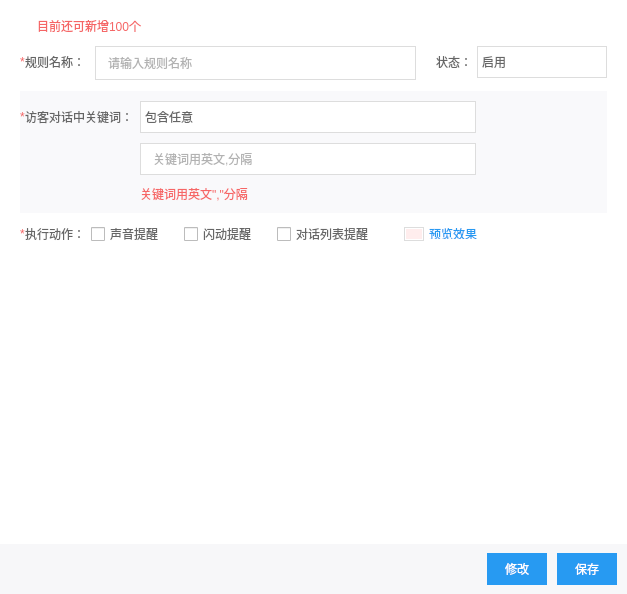
<?xml version="1.0" encoding="UTF-8"?>
<ui version="4.0">
 <class>UIYL_ManRobotRuleSettingWidget_KeyPrompt</class>
 <widget class="QWidget" name="UIYL_ManRobotRuleSettingWidget_KeyPrompt">
  <property name="geometry">
   <rect>
    <x>0</x>
    <y>0</y>
    <width>627</width>
    <height>594</height>
   </rect>
  </property>
  <property name="windowTitle">
   <string>对话中访客关键词提醒-规则</string>
  </property>
  <property name="styleSheet">
   <string notr="true"/>
  </property>
  <layout class="QVBoxLayout" name="verticalLayout">
   <property name="spacing">
    <number>0</number>
   </property>
   <property name="margin" stdset="0">
    <number>0</number>
   </property>
   <item>
    <widget class="QWidget" name="widget_bg" native="true">
     <property name="sizePolicy">
      <sizepolicy hsizetype="Preferred" vsizetype="Preferred">
       <horstretch>0</horstretch>
       <verstretch>0</verstretch>
      </sizepolicy>
     </property>
     <property name="styleSheet">
      <string notr="true"/>
     </property>
     <layout class="QVBoxLayout" name="verticalLayout_2">
      <property name="spacing">
       <number>0</number>
      </property>
      <property name="margin" stdset="0">
       <number>0</number>
      </property>
      <item>
       <widget class="QWidget" name="widget_content" native="true">
        <property name="styleSheet">
         <string notr="true"/>
        </property>
        <layout class="QVBoxLayout" name="verticalLayout_3">
         <property name="spacing">
          <number>0</number>
         </property>
         <property name="margin" stdset="0">
          <number>0</number>
         </property>
         <item>
          <widget class="QScrollArea" name="m_scrollArea_content">
           <property name="styleSheet">
            <string notr="true">QScrollArea
{
    border: 0px;
    background-color: rgba(255, 255, 255, 0);
}
QScrollBar:vertical
{
    border: none;
	border-radius: 4px;
    background: #e5e5e5;
    width: 8px;
    margin: 0px 0 0px 0;
}
QScrollBar::handle:vertical
{
    background: #bfbfbf;
    min-height: 20px;
    border-radius: 4px;
    border: none;
}
QScrollBar::handle:vertical:hover
{
    background: #808080;
    min-height: 20px;
    border-radius: 4px;
    border: none;
}
QScrollBar::add-line:vertical
{
    border: 0px solid grey;
    background: #32CC99;
    height: 0px;
    subcontrol-position: bottom;
    subcontrol-origin: margin;
}
QScrollBar::sub-line:vertical
{
    border: 0px solid grey;
    background: #32CC99;
    height: 0px;
    subcontrol-position: top;
    subcontrol-origin: margin;
}
QScrollBar::add-page:vertical, QScrollBar::sub-page:vertical
{
    background: none;
    width: 0px;
    height: 0px;
}
</string>
           </property>
           <property name="horizontalScrollBarPolicy">
            <enum>Qt::ScrollBarAlwaysOff</enum>
           </property>
           <property name="widgetResizable">
            <bool>true</bool>
           </property>
           <widget class="QWidget" name="scrollAreaWidgetContents">
            <property name="geometry">
             <rect>
              <x>0</x>
              <y>0</y>
              <width>627</width>
              <height>544</height>
             </rect>
            </property>
            <property name="styleSheet">
             <string notr="true">QWidget#scrollAreaWidgetContents
{
	background-color: rgb(255, 255, 255);
}</string>
            </property>
            <layout class="QVBoxLayout" name="verticalLayout_4">
             <property name="spacing">
              <number>0</number>
             </property>
             <property name="margin" stdset="0">
              <number>20</number>
             </property>
             <item>
              <widget class="QWidget" name="m_widget_1_addConut" native="true">
               <property name="minimumSize">
                <size>
                 <width>0</width>
                 <height>26</height>
                </size>
               </property>
               <property name="maximumSize">
                <size>
                 <width>16777215</width>
                 <height>26</height>
                </size>
               </property>
               <layout class="QVBoxLayout" name="verticalLayout_5">
                <property name="spacing">
                 <number>0</number>
                </property>
                <property name="leftMargin">
                 <number>0</number>
                </property>
                <property name="topMargin">
                 <number>0</number>
                </property>
                <property name="rightMargin">
                 <number>0</number>
                </property>
                <property name="bottomMargin">
                 <number>14</number>
                </property>
                <item>
                 <widget class="QWidget" name="widget" native="true">
                  <layout class="QHBoxLayout" name="horizontalLayout_2">
                   <property name="spacing">
                    <number>5</number>
                   </property>
                   <property name="margin" stdset="0">
                    <number>0</number>
                   </property>
                   <item>
                    <widget class="QLabel" name="label">
                     <property name="minimumSize">
                      <size>
                       <width>12</width>
                       <height>12</height>
                      </size>
                     </property>
                     <property name="maximumSize">
                      <size>
                       <width>12</width>
                       <height>12</height>
                      </size>
                     </property>
                     <property name="styleSheet">
                      <string notr="true">border-image: url(:/YL/Resources/YL/Robot/icon_addCount.png);</string>
                     </property>
                     <property name="text">
                      <string/>
                     </property>
                    </widget>
                   </item>
                   <item>
                    <widget class="QLabel" name="m_label_addCount">
                     <property name="styleSheet">
                      <string notr="true">font: 12px &quot;微软雅黑&quot;;
color: #F56565;</string>
                     </property>
                     <property name="text">
                      <string>目前还可新增100个</string>
                     </property>
                    </widget>
                   </item>
                   <item>
                    <spacer name="horizontalSpacer_2">
                     <property name="orientation">
                      <enum>Qt::Horizontal</enum>
                     </property>
                     <property name="sizeHint" stdset="0">
                      <size>
                       <width>40</width>
                       <height>20</height>
                      </size>
                     </property>
                    </spacer>
                   </item>
                  </layout>
                 </widget>
                </item>
               </layout>
              </widget>
             </item>
             <item>
              <widget class="QWidget" name="widget_2_ruleName" native="true">
               <property name="minimumSize">
                <size>
                 <width>0</width>
                 <height>45</height>
                </size>
               </property>
               <property name="maximumSize">
                <size>
                 <width>16777215</width>
                 <height>45</height>
                </size>
               </property>
               <property name="styleSheet">
                <string notr="true"/>
               </property>
               <layout class="QHBoxLayout" name="horizontalLayout_3">
                <property name="spacing">
                 <number>0</number>
                </property>
                <property name="leftMargin">
                 <number>0</number>
                </property>
                <property name="topMargin">
                 <number>0</number>
                </property>
                <property name="rightMargin">
                 <number>0</number>
                </property>
                <property name="bottomMargin">
                 <number>13</number>
                </property>
                <item>
                 <widget class="QLabel" name="label_4">
                  <property name="styleSheet">
                   <string notr="true">font: 12px &quot;微软雅黑&quot;;
color: #F56565;</string>
                  </property>
                  <property name="text">
                   <string>*</string>
                  </property>
                 </widget>
                </item>
                <item>
                 <widget class="QLabel" name="label_2">
                  <property name="styleSheet">
                   <string notr="true">font: 12px &quot;微软雅黑&quot;;
color: #656565;</string>
                  </property>
                  <property name="text">
                   <string>规则名称：</string>
                  </property>
                 </widget>
                </item>
                <item>
                 <spacer name="horizontalSpacer_3">
                  <property name="orientation">
                   <enum>Qt::Horizontal</enum>
                  </property>
                  <property name="sizeType">
                   <enum>QSizePolicy::Fixed</enum>
                  </property>
                  <property name="sizeHint" stdset="0">
                   <size>
                    <width>10</width>
                    <height>20</height>
                   </size>
                  </property>
                 </spacer>
                </item>
                <item>
                 <widget class="QLineEdit" name="m_edit_ruleName">
                  <property name="minimumSize">
                   <size>
                    <width>0</width>
                    <height>34</height>
                   </size>
                  </property>
                  <property name="maximumSize">
                   <size>
                    <width>16777215</width>
                    <height>34</height>
                   </size>
                  </property>
                  <property name="styleSheet">
                   <string notr="true">QLineEdit
{
border: 1px solid #DDDDDD;
padding-left: 10px;
padding-right: 10px;
font: 12px &quot;微软雅黑&quot;;
color: #656565;
}</string>
                  </property>
                  <property name="placeholderText">
                   <string>请输入规则名称</string>
                  </property>
                 </widget>
                </item>
                <item>
                 <spacer name="horizontalSpacer_4">
                  <property name="orientation">
                   <enum>Qt::Horizontal</enum>
                  </property>
                  <property name="sizeType">
                   <enum>QSizePolicy::Fixed</enum>
                  </property>
                  <property name="sizeHint" stdset="0">
                   <size>
                    <width>20</width>
                    <height>20</height>
                   </size>
                  </property>
                 </spacer>
                </item>
                <item>
                 <widget class="QLabel" name="label_3">
                  <property name="minimumSize">
                   <size>
                    <width>31</width>
                    <height>0</height>
                   </size>
                  </property>
                  <property name="maximumSize">
                   <size>
                    <width>31</width>
                    <height>16777215</height>
                   </size>
                  </property>
                  <property name="styleSheet">
                   <string notr="true">font: 12px &quot;微软雅黑&quot;;
color: #656565;</string>
                  </property>
                  <property name="text">
                   <string>状态：</string>
                  </property>
                 </widget>
                </item>
                <item>
                 <spacer name="horizontalSpacer_5">
                  <property name="orientation">
                   <enum>Qt::Horizontal</enum>
                  </property>
                  <property name="sizeType">
                   <enum>QSizePolicy::Fixed</enum>
                  </property>
                  <property name="sizeHint" stdset="0">
                   <size>
                    <width>10</width>
                    <height>20</height>
                   </size>
                  </property>
                 </spacer>
                </item>
                <item>
                 <widget class="QComboBox" name="m_comb_ruleState">
                  <property name="minimumSize">
                   <size>
                    <width>130</width>
                    <height>32</height>
                   </size>
                  </property>
                  <property name="maximumSize">
                   <size>
                    <width>130</width>
                    <height>32</height>
                   </size>
                  </property>
                  <property name="styleSheet">
                   <string notr="true">QComboBox
{
border:1px solid #dddddd;
font: 12px &quot;微软雅黑&quot;;
color: #666666;
}
QComboBox::drop-down
{
width: 20px;
border: 0px;
}
QComboBox::down-arrow
{
width:20px;
height:30px;
image: url(:/YL/Resources/YL/Robot/icon_arrow.png);
padding-right: 10px;
}

QComboBox QAbstractItemView
{
border:0px;
outline: 0;
font: 12px &quot;微软雅黑&quot;;
color: #666666;
background-color: rgb(255, 255, 255);
}
QComboBox QAbstractItemView::item
{
height:26px;
}
QComboBox QAbstractItemView::item:hover
{
color: rgb(116, 116, 116);
background-color: rgb(230, 242, 255);
}
QComboBox QAbstractItemView::item:selected
{
color: rgb(116, 116, 116);
background-color: rgb(230, 242, 255); 
}
QComboBox QAbstractScrollArea QScrollBar:vertical
{
background-color: #d0d2d4;
}
</string>
                  </property>
                  <item>
                   <property name="text">
                    <string>启用</string>
                   </property>
                  </item>
                  <item>
                   <property name="text">
                    <string>关闭</string>
                   </property>
                  </item>
                 </widget>
                </item>
               </layout>
              </widget>
             </item>
             <item>
              <widget class="QWidget" name="widget_conditionOneBg" native="true">
               <property name="sizePolicy">
                <sizepolicy hsizetype="Preferred" vsizetype="Preferred">
                 <horstretch>0</horstretch>
                 <verstretch>0</verstretch>
                </sizepolicy>
               </property>
               <property name="styleSheet">
                <string notr="true">QWidget#widget_conditionOneBg
{
background-color: #F9F9FB;
}</string>
               </property>
               <layout class="QVBoxLayout" name="verticalLayout_9">
                <property name="spacing">
                 <number>0</number>
                </property>
                <property name="leftMargin">
                 <number>0</number>
                </property>
                <property name="topMargin">
                 <number>10</number>
                </property>
                <property name="rightMargin">
                 <number>10</number>
                </property>
                <property name="bottomMargin">
                 <number>10</number>
                </property>
                <item>
                 <widget class="QWidget" name="widget_searchKey" native="true">
                  <property name="styleSheet">
                   <string notr="true">QWidget#widget_searchKey
{
background-color: rgba(255, 255, 255, 0);
}
</string>
                  </property>
                  <layout class="QHBoxLayout" name="horizontalLayout_11">
                   <property name="spacing">
                    <number>0</number>
                   </property>
                   <property name="margin" stdset="0">
                    <number>0</number>
                   </property>
                   <item>
                    <widget class="QWidget" name="widget_12" native="true">
                     <property name="minimumSize">
                      <size>
                       <width>120</width>
                       <height>0</height>
                      </size>
                     </property>
                     <property name="maximumSize">
                      <size>
                       <width>120</width>
                       <height>16777215</height>
                      </size>
                     </property>
                     <property name="layoutDirection">
                      <enum>Qt::LeftToRight</enum>
                     </property>
                     <property name="styleSheet">
                      <string notr="true">QWidget#widget_12
{
	background-color: rgba(255, 255, 255, 0);
}</string>
                     </property>
                     <layout class="QVBoxLayout" name="verticalLayout_6">
                      <property name="spacing">
                       <number>0</number>
                      </property>
                      <property name="margin" stdset="0">
                       <number>0</number>
                      </property>
                      <item>
                       <widget class="QWidget" name="widget_3" native="true">
                        <property name="minimumSize">
                         <size>
                          <width>0</width>
                          <height>32</height>
                         </size>
                        </property>
                        <property name="maximumSize">
                         <size>
                          <width>16777215</width>
                          <height>32</height>
                         </size>
                        </property>
                        <layout class="QHBoxLayout" name="horizontalLayout_4">
                         <property name="spacing">
                          <number>0</number>
                         </property>
                         <property name="margin" stdset="0">
                          <number>0</number>
                         </property>
                         <item>
                          <widget class="QLabel" name="label_6">
                           <property name="minimumSize">
                            <size>
                             <width>5</width>
                             <height>0</height>
                            </size>
                           </property>
                           <property name="maximumSize">
                            <size>
                             <width>5</width>
                             <height>16777215</height>
                            </size>
                           </property>
                           <property name="styleSheet">
                            <string notr="true">font: 12px &quot;微软雅黑&quot;;
color: #F56565;</string>
                           </property>
                           <property name="text">
                            <string>*</string>
                           </property>
                          </widget>
                         </item>
                         <item>
                          <widget class="QLabel" name="label_5">
                           <property name="styleSheet">
                            <string notr="true">font: 12px &quot;微软雅黑&quot;;
color: #656565;</string>
                           </property>
                           <property name="text">
                            <string>访客对话中关键词：</string>
                           </property>
                           <property name="alignment">
                            <set>Qt::AlignLeading|Qt::AlignLeft|Qt::AlignVCenter</set>
                           </property>
                          </widget>
                         </item>
                        </layout>
                       </widget>
                      </item>
                      <item>
                       <spacer name="verticalSpacer_2">
                        <property name="orientation">
                         <enum>Qt::Vertical</enum>
                        </property>
                        <property name="sizeHint" stdset="0">
                         <size>
                          <width>20</width>
                          <height>40</height>
                         </size>
                        </property>
                       </spacer>
                      </item>
                     </layout>
                    </widget>
                   </item>
                   <item>
                    <widget class="QWidget" name="widget_search_condition" native="true">
                     <property name="minimumSize">
                      <size>
                       <width>336</width>
                       <height>0</height>
                      </size>
                     </property>
                     <property name="styleSheet">
                      <string notr="true">QWidget#widget_search_condition
{
	background-color: rgba(255, 255, 255, 0);
}</string>
                     </property>
                     <layout class="QVBoxLayout" name="verticalLayout_10">
                      <property name="spacing">
                       <number>10</number>
                      </property>
                      <property name="margin" stdset="0">
                       <number>0</number>
                      </property>
                      <item>
                       <widget class="QComboBox" name="m_comb_containAny">
                        <property name="minimumSize">
                         <size>
                          <width>0</width>
                          <height>32</height>
                         </size>
                        </property>
                        <property name="maximumSize">
                         <size>
                          <width>16777215</width>
                          <height>32</height>
                         </size>
                        </property>
                        <property name="styleSheet">
                         <string notr="true">QComboBox
{
border:1px solid #dddddd;
font: 12px &quot;微软雅黑&quot;;
color: #666666;
}
QComboBox::drop-down
{
width: 20px;
border: 0px;
}
QComboBox::down-arrow
{
width:20px;
height:30px;
image: url(:/YL/Resources/YL/Robot/icon_arrow.png);
padding-right: 10px;
}

QComboBox QAbstractItemView
{
border:0px;
outline: 0;
font: 12px &quot;微软雅黑&quot;;
color: #666666;
background-color: rgb(255, 255, 255);
}
QComboBox QAbstractItemView::item
{
height:26px;
}
QComboBox QAbstractItemView::item:hover
{
color: rgb(116, 116, 116);
background-color: rgb(230, 242, 255);
}
QComboBox QAbstractItemView::item:selected
{
color: rgb(116, 116, 116);
background-color: rgb(230, 242, 255); 
}
QComboBox QAbstractScrollArea QScrollBar:vertical
{
background-color: #d0d2d4;
}
</string>
                        </property>
                        <item>
                         <property name="text">
                          <string>包含任意</string>
                         </property>
                        </item>
                        <item>
                         <property name="text">
                          <string>包含全部</string>
                         </property>
                        </item>
                       </widget>
                      </item>
                      <item>
                       <widget class="QLineEdit" name="m_edit_key">
                        <property name="minimumSize">
                         <size>
                          <width>0</width>
                          <height>32</height>
                         </size>
                        </property>
                        <property name="maximumSize">
                         <size>
                          <width>16777215</width>
                          <height>32</height>
                         </size>
                        </property>
                        <property name="styleSheet">
                         <string notr="true">QLineEdit
{
border: 1px solid #DDDDDD;
padding-left: 10px;
padding-right: 10px;
font: 12px &quot;微软雅黑&quot;;
color: #656565;
}</string>
                        </property>
                        <property name="placeholderText">
                         <string>关键词用英文,分隔</string>
                        </property>
                       </widget>
                      </item>
                      <item>
                       <widget class="QLabel" name="label_11">
                        <property name="styleSheet">
                         <string notr="true">font: 12px &quot;微软雅黑&quot;;
color: #F66666;
background-color: rgba(255, 255, 255, 0);</string>
                        </property>
                        <property name="text">
                         <string>关键词用英文&quot;,&quot;分隔</string>
                        </property>
                       </widget>
                      </item>
                     </layout>
                    </widget>
                   </item>
                   <item>
                    <spacer name="horizontalSpacer_18">
                     <property name="orientation">
                      <enum>Qt::Horizontal</enum>
                     </property>
                     <property name="sizeHint" stdset="0">
                      <size>
                       <width>40</width>
                       <height>20</height>
                      </size>
                     </property>
                    </spacer>
                   </item>
                  </layout>
                 </widget>
                </item>
               </layout>
              </widget>
             </item>
             <item>
              <widget class="QWidget" name="widget_6_performAction" native="true">
               <property name="minimumSize">
                <size>
                 <width>0</width>
                 <height>28</height>
                </size>
               </property>
               <property name="maximumSize">
                <size>
                 <width>16777215</width>
                 <height>28</height>
                </size>
               </property>
               <layout class="QHBoxLayout" name="horizontalLayout_9">
                <property name="spacing">
                 <number>0</number>
                </property>
                <property name="leftMargin">
                 <number>0</number>
                </property>
                <property name="topMargin">
                 <number>14</number>
                </property>
                <property name="rightMargin">
                 <number>0</number>
                </property>
                <property name="bottomMargin">
                 <number>0</number>
                </property>
                <item>
                 <widget class="QLabel" name="label_10">
                  <property name="styleSheet">
                   <string notr="true">font: 12px &quot;微软雅黑&quot;;
color: #F56565;</string>
                  </property>
                  <property name="text">
                   <string>*</string>
                  </property>
                 </widget>
                </item>
                <item>
                 <widget class="QLabel" name="label_9">
                  <property name="minimumSize">
                   <size>
                    <width>56</width>
                    <height>0</height>
                   </size>
                  </property>
                  <property name="maximumSize">
                   <size>
                    <width>56</width>
                    <height>16777215</height>
                   </size>
                  </property>
                  <property name="styleSheet">
                   <string notr="true">font: 12px &quot;微软雅黑&quot;;
color: #656565;</string>
                  </property>
                  <property name="text">
                   <string>执行动作：</string>
                  </property>
                 </widget>
                </item>
                <item>
                 <spacer name="horizontalSpacer_13">
                  <property name="orientation">
                   <enum>Qt::Horizontal</enum>
                  </property>
                  <property name="sizeType">
                   <enum>QSizePolicy::Fixed</enum>
                  </property>
                  <property name="sizeHint" stdset="0">
                   <size>
                    <width>10</width>
                    <height>20</height>
                   </size>
                  </property>
                 </spacer>
                </item>
                <item>
                 <widget class="QCheckBox" name="m_cbox_soundPrompt">
                  <property name="styleSheet">
                   <string notr="true">font: 12px &quot;微软雅黑&quot;;
color: #666666;</string>
                  </property>
                  <property name="text">
                   <string>声音提醒</string>
                  </property>
                  <property name="icon">
                   <iconset resource="../../../../../../../client-webcall-main/src/main/client_resouce/easyliaoclient.qrc">
                    <normaloff>:/YL/Resources/YL/Robot/cbox_soundPrompt.png</normaloff>:/YL/Resources/YL/Robot/cbox_soundPrompt.png</iconset>
                  </property>
                  <property name="iconSize">
                   <size>
                    <width>12</width>
                    <height>10</height>
                   </size>
                  </property>
                 </widget>
                </item>
                <item>
                 <spacer name="horizontalSpacer_14">
                  <property name="orientation">
                   <enum>Qt::Horizontal</enum>
                  </property>
                  <property name="sizeType">
                   <enum>QSizePolicy::Fixed</enum>
                  </property>
                  <property name="sizeHint" stdset="0">
                   <size>
                    <width>20</width>
                    <height>20</height>
                   </size>
                  </property>
                 </spacer>
                </item>
                <item>
                 <widget class="QCheckBox" name="m_cbox_flickerPrompt">
                  <property name="styleSheet">
                   <string notr="true">font: 12px &quot;微软雅黑&quot;;
color: #666666;</string>
                  </property>
                  <property name="text">
                   <string>闪动提醒</string>
                  </property>
                  <property name="icon">
                   <iconset resource="../../../../../../../client-webcall-main/src/main/client_resouce/easyliaoclient.qrc">
                    <normaloff>:/YL/Resources/YL/Robot/cbox_flickerPrompt.png</normaloff>:/YL/Resources/YL/Robot/cbox_flickerPrompt.png</iconset>
                  </property>
                  <property name="iconSize">
                   <size>
                    <width>9</width>
                    <height>12</height>
                   </size>
                  </property>
                 </widget>
                </item>
                <item>
                 <spacer name="horizontalSpacer_15">
                  <property name="orientation">
                   <enum>Qt::Horizontal</enum>
                  </property>
                  <property name="sizeType">
                   <enum>QSizePolicy::Fixed</enum>
                  </property>
                  <property name="sizeHint" stdset="0">
                   <size>
                    <width>20</width>
                    <height>20</height>
                   </size>
                  </property>
                 </spacer>
                </item>
                <item>
                 <widget class="QCheckBox" name="m_cbox_chatListPrompt">
                  <property name="styleSheet">
                   <string notr="true">font: 12px &quot;微软雅黑&quot;;
color: #666666;</string>
                  </property>
                  <property name="text">
                   <string>对话列表提醒</string>
                  </property>
                  <property name="icon">
                   <iconset resource="../../../../../../../client-webcall-main/src/main/client_resouce/easyliaoclient.qrc">
                    <normaloff>:/YL/Resources/YL/Robot/cbox_chatListPrompt.png</normaloff>:/YL/Resources/YL/Robot/cbox_chatListPrompt.png</iconset>
                  </property>
                  <property name="iconSize">
                   <size>
                    <width>12</width>
                    <height>12</height>
                   </size>
                  </property>
                 </widget>
                </item>
                <item>
                 <spacer name="horizontalSpacer_16">
                  <property name="orientation">
                   <enum>Qt::Horizontal</enum>
                  </property>
                  <property name="sizeType">
                   <enum>QSizePolicy::Fixed</enum>
                  </property>
                  <property name="sizeHint" stdset="0">
                   <size>
                    <width>30</width>
                    <height>20</height>
                   </size>
                  </property>
                 </spacer>
                </item>
                <item>
                 <widget class="QWidget" name="widget_2" native="true">
                  <property name="minimumSize">
                   <size>
                    <width>20</width>
                    <height>14</height>
                   </size>
                  </property>
                  <property name="maximumSize">
                   <size>
                    <width>20</width>
                    <height>14</height>
                   </size>
                  </property>
                  <property name="styleSheet">
                   <string notr="true">QWidget#widget_2
{
border: 1px solid #dddddd;
background-color: #ffffff;
}</string>
                  </property>
                  <layout class="QHBoxLayout" name="horizontalLayout_14">
                   <property name="spacing">
                    <number>0</number>
                   </property>
                   <property name="margin" stdset="0">
                    <number>2</number>
                   </property>
                   <item>
                    <widget class="QPushButton" name="m_btn_color">
                     <property name="styleSheet">
                      <string notr="true">QPushButton
{
border: 0px solid #ffffff;
border-radius: 0px;
background-color: #FFEDED;
}</string>
                     </property>
                     <property name="text">
                      <string/>
                     </property>
                     <property name="icon">
                      <iconset resource="../../../../../../../client-webcall-main/src/main/client_resouce/easyliaoclient.qrc">
                       <normaloff>:/YL/Resources/YL/Robot/btn_selectedColor.png</normaloff>:/YL/Resources/YL/Robot/btn_selectedColor.png</iconset>
                     </property>
                    </widget>
                   </item>
                  </layout>
                 </widget>
                </item>
                <item>
                 <spacer name="horizontalSpacer_19">
                  <property name="orientation">
                   <enum>Qt::Horizontal</enum>
                  </property>
                  <property name="sizeType">
                   <enum>QSizePolicy::Fixed</enum>
                  </property>
                  <property name="sizeHint" stdset="0">
                   <size>
                    <width>5</width>
                    <height>20</height>
                   </size>
                  </property>
                 </spacer>
                </item>
                <item>
                 <widget class="QLabel" name="m_label_effect">
                  <property name="minimumSize">
                   <size>
                    <width>48</width>
                    <height>11</height>
                   </size>
                  </property>
                  <property name="maximumSize">
                   <size>
                    <width>48</width>
                    <height>11</height>
                   </size>
                  </property>
                  <property name="styleSheet">
                   <string notr="true">font: 12px &quot;微软雅黑&quot;;
color: #279AF2;</string>
                  </property>
                  <property name="text">
                   <string>预览效果</string>
                  </property>
                 </widget>
                </item>
                <item>
                 <spacer name="horizontalSpacer_12">
                  <property name="orientation">
                   <enum>Qt::Horizontal</enum>
                  </property>
                  <property name="sizeHint" stdset="0">
                   <size>
                    <width>40</width>
                    <height>20</height>
                   </size>
                  </property>
                 </spacer>
                </item>
               </layout>
              </widget>
             </item>
             <item>
              <spacer name="verticalSpacer">
               <property name="orientation">
                <enum>Qt::Vertical</enum>
               </property>
               <property name="sizeHint" stdset="0">
                <size>
                 <width>100</width>
                 <height>100</height>
                </size>
               </property>
              </spacer>
             </item>
             <item>
              <spacer name="verticalSpacer_3">
               <property name="orientation">
                <enum>Qt::Vertical</enum>
               </property>
               <property name="sizeHint" stdset="0">
                <size>
                 <width>20</width>
                 <height>40</height>
                </size>
               </property>
              </spacer>
             </item>
             <item>
              <spacer name="verticalSpacer_4">
               <property name="orientation">
                <enum>Qt::Vertical</enum>
               </property>
               <property name="sizeHint" stdset="0">
                <size>
                 <width>20</width>
                 <height>40</height>
                </size>
               </property>
              </spacer>
             </item>
             <item>
              <spacer name="verticalSpacer_5">
               <property name="orientation">
                <enum>Qt::Vertical</enum>
               </property>
               <property name="sizeHint" stdset="0">
                <size>
                 <width>20</width>
                 <height>40</height>
                </size>
               </property>
              </spacer>
             </item>
            </layout>
           </widget>
          </widget>
         </item>
        </layout>
       </widget>
      </item>
      <item>
       <widget class="QWidget" name="widget_save" native="true">
        <property name="minimumSize">
         <size>
          <width>0</width>
          <height>50</height>
         </size>
        </property>
        <property name="maximumSize">
         <size>
          <width>16777215</width>
          <height>50</height>
         </size>
        </property>
        <property name="styleSheet">
         <string notr="true">QWidget#widget_save
{
background-color: #F7F7F9;
}</string>
        </property>
        <layout class="QHBoxLayout" name="horizontalLayout">
         <property name="spacing">
          <number>10</number>
         </property>
         <property name="leftMargin">
          <number>10</number>
         </property>
         <property name="topMargin">
          <number>0</number>
         </property>
         <property name="rightMargin">
          <number>10</number>
         </property>
         <property name="bottomMargin">
          <number>0</number>
         </property>
         <item>
          <spacer name="horizontalSpacer">
           <property name="orientation">
            <enum>Qt::Horizontal</enum>
           </property>
           <property name="sizeHint" stdset="0">
            <size>
             <width>561</width>
             <height>20</height>
            </size>
           </property>
          </spacer>
         </item>
         <item>
          <widget class="QPushButton" name="m_btn_modify">
           <property name="minimumSize">
            <size>
             <width>60</width>
             <height>32</height>
            </size>
           </property>
           <property name="maximumSize">
            <size>
             <width>60</width>
             <height>32</height>
            </size>
           </property>
           <property name="styleSheet">
            <string notr="true">QPushButton
{
border: 0px;
color: #ffffff;
background-color: #279af2;
}
QPushButton:hover,QPushButton:pressed
{
background-color: #4bb0fe;
}</string>
           </property>
           <property name="text">
            <string>修改</string>
           </property>
          </widget>
         </item>
         <item>
          <widget class="QPushButton" name="m_btn_save">
           <property name="minimumSize">
            <size>
             <width>60</width>
             <height>32</height>
            </size>
           </property>
           <property name="maximumSize">
            <size>
             <width>60</width>
             <height>32</height>
            </size>
           </property>
           <property name="styleSheet">
            <string notr="true">QPushButton
{
border: 0px;
color: #ffffff;
background-color: #279af2;
}
QPushButton:hover,QPushButton:pressed
{
background-color: #4bb0fe;
}</string>
           </property>
           <property name="text">
            <string>保存</string>
           </property>
          </widget>
         </item>
        </layout>
       </widget>
      </item>
     </layout>
    </widget>
   </item>
  </layout>
 </widget>
 <layoutdefault spacing="6" margin="11"/>
 <resources>
  <include location="../../../../../../../client-webcall-main/src/main/client_resouce/easyliaoclient.qrc"/>
 </resources>
 <connections/>
</ui>
